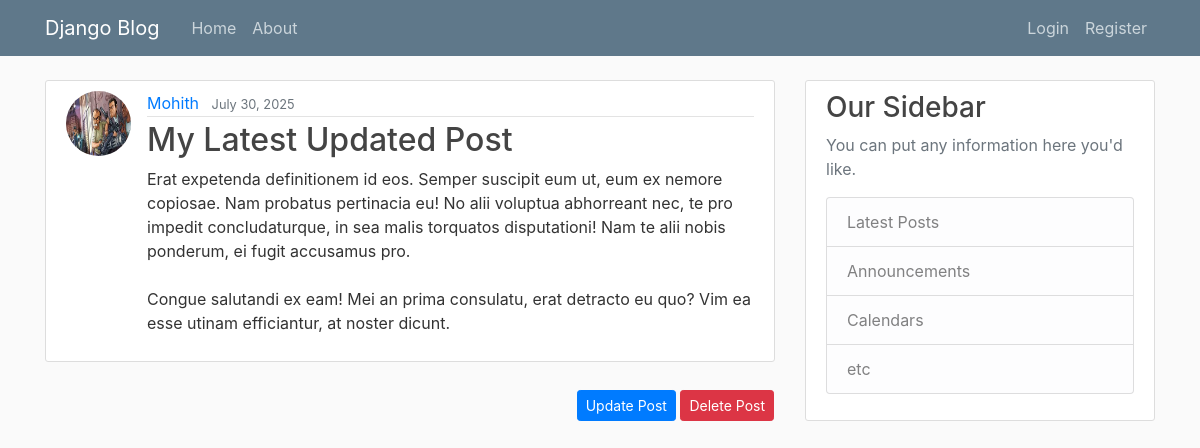
The page /post/33/ on the database its author committed.
### blog/models.py (models this page shows, shortened)
class Post(models.Model):
    title = models.CharField(max_length=100)
    content = models.TextField()
    date_posted = models.DateTimeField(default=timezone.now)
    author = models.ForeignKey(User, on_delete=models.CASCADE)

### users/models.py (models this page shows, shortened)
class Profile(models.Model):
    user= models.OneToOneField(User, on_delete=models.CASCADE)
    image= models.ImageField(default='default.jpg', upload_to='profile_pics')

### blog/views.py (the view)
# urls.py: path('post/<int:pk>/', PostDetailView.as_view(), name='post-detail'),  # Detail view for a single post
class PostDetailView(DetailView):  # Generic view to display a single post
    model = Post

### blog/templates/blog/post_detail.html
{% extends "blog/base.html" %}
{% block content %}
    <article class="media content-section">
        <img class="rounded-circle article-img" src="{{ post.author.profile.image.url }}">
        <div class="media-body">
            <div class="article-metadata">
                <a class="mr-2" href="{% url 'user-posts' object.author.username %}">{{ post.author }}</a>
                <small class="text-muted">{{ post.date_posted | date:"F d, Y"}}</small>
            </div>
            <h2 class="article-title" href="#">{{ object.title }}</h2>
            <p class="article-content">{{ object.content }}</p>
        </div>
        <div style="position: absolute; bottom: 0; right: 0;" class="m-3">
            <a class="btn btn-primary btn-sm mt-1 mb-1" href="{% url 'post-update' object.id %}">Update Post</a>
            <a class="btn btn-danger btn-sm mt-1 mb-1" href="{% url 'post-delete' object.id %}">Delete Post</a>
        </div>
    </article>
{% endblock content %}

### blog/static/blog/main.css (style rules this page uses)
body { background: #fafafa; color: #333333; margin-top: 5rem; }
h1, h2, h3, h4, h5, h6 { color: #444444; }
.content-section { background: #ffffff; padding: 10px 20px; border: 1px solid #dddddd; border-radius: 3px; margin-bottom: 20px; }
.article-title { color: #444444; }
.article-content { white-space: pre-line; }
.article-img { height: 65px; width: 65px; margin-right: 16px; }
.article-metadata { padding-bottom: 1px; margin-bottom: 4px; border-bottom: 1px solid #e3e3e3 }

### rows shown on the page
Post: author.profile.image (picture), author "Mohith", date_posted "July 30, 2025", title "My Latest Updated Post", content "Erat expetenda definitionem id eos. Semper suscipit eum ut, eum ex nemore copiosae. Nam probatus pertinacia eu! No alii voluptua abhorreant nec, te pro impedit concludaturque, in sea malis torquatos disputationi! Nam te alii nobis ponderum, ei fugit accusamus pro. Congue salutandi ex eam! Mei an prima consulatu, erat detracto eu quo? Vim ea esse utinam efficiantur, at noster dicunt."
